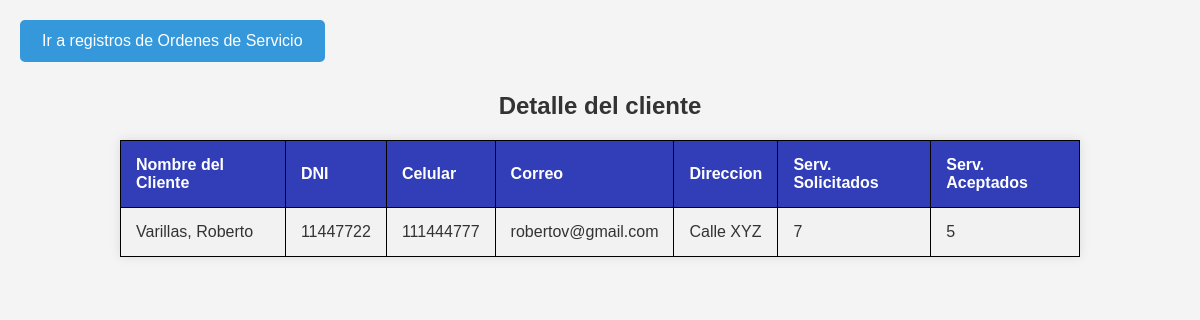
Page /ListadoBusqueda/detalleCliente.php?idpersona=2 on the committed database.
### tables this page shows
CREATE TABLE `persona` (
  `idpersona` int(11) NOT NULL,
  `nombre` varchar(30) NOT NULL,
  `apellido` varchar(30) NOT NULL,
  `celular` varchar(20) NOT NULL,
  `direccion` varchar(100) NOT NULL,
  `dni` varchar(8) DEFAULT NULL
);

### ListadoBusqueda/detalleCliente.php (the view, shortened to what this page needs)
<?php
    $id=$_REQUEST["idpersona"];
            include ("../login_create/cn.php");
            $cliente=$mysql->query("SELECT p.nombre, p.apellido, p.dni, p.celular, u.correo, p.direccion,
                                    COUNT(*) as 'Sevicios_Solicitados',
                                    COUNT(CASE WHEN o.estado = 2 THEN 1 END) as 'Sevicios_Aceptados'
                                    FROM detalleorden d
                                    INNER JOIN orden o ON d.idorden=o.idorden
                                    INNER JOIN usuario u ON o.idusuario=u.idusuario
                                    INNER JOIN persona p ON u.idpersona=p.idpersona
                                    WHERE p.idpersona='$id'
                                    GROUP BY u.idusuario ORDER BY p.apellido;
            ");
?>
<!DOCTYPE html>
<html lang="es">
<head>
<link rel="stylesheet" type="text/css" href="css/estilo.css">
</head>
<body>
<a href="busqueda.php" class="boton">Ir a registros de Ordenes de Servicio</a>
<h2>Detalle del cliente</h2>
<table>
    <tr>
        <th>Nombre del Cliente</th>
        <th>DNI</th>
        <th>Celular</th>
        <th>Correo</th>
        <th>Direccion</th>
        <th>Serv. Solicitados</th>
        <th>Serv. Aceptados</th>
</tr>
<?php
            foreach($cliente as $cl)
            {
                echo "<tr>
                    <td>{$cl['apellido']}, {$cl['nombre']}</td>
                    <td>{$cl['dni']}</td>
                    <td>{$cl['celular']}</td>
                    <td>{$cl['correo']}</td>
                    <td>{$cl['direccion']}</td>
                    <td>{$cl['Sevicios_Solicitados']}</td>
                    <td>{$cl['Sevicios_Aceptados']}</td>";
                echo "</tr>";
            }
        ?>
</body>
</html>

### ListadoBusqueda/css/estilo.css (style rules this page uses)
body { font-family: 'Arial', sans-serif; margin: 0; padding: 0; background-color: #f4f4f4; color: #333; }
h2 { color: #333; text-align: center; margin-top: 30px; }
table { width: 80%; border-collapse: collapse; margin: 20px auto; background-color: white; box-shadow: 0 0 10px rgba(0, 0, 0, 0.1); }
th, td { border: 1px solid #ddd; padding: 15px; text-align: left; }
th { background-color: #313eb8; color: white; }
tr:nth-child(even) { background-color: #f2f2f2; }
.boton { display: inline-block; padding: 10px 20px; font-size: 16px; text-align: center; text-decoration: none; cursor: pointer; border-radius: 5px; background-color: #3498db; color: #fff; border: 2px solid #3498db; margin-top: 20px; margin-left: 20px; }

### ListadoBusqueda/detalleCliente.php (style rules this page uses)
table, td, th { border: 1px solid black; }
table { width: 80%; border-collapse: collapse; }

### rows in the picture
persona: apellido "Varillas", nombre "Roberto", dni "11447722", celular "111444777", correo "robertov@gmail.com", direccion "Calle XYZ", Sevicios_Solicitados "7", Sevicios_Aceptados "5"
